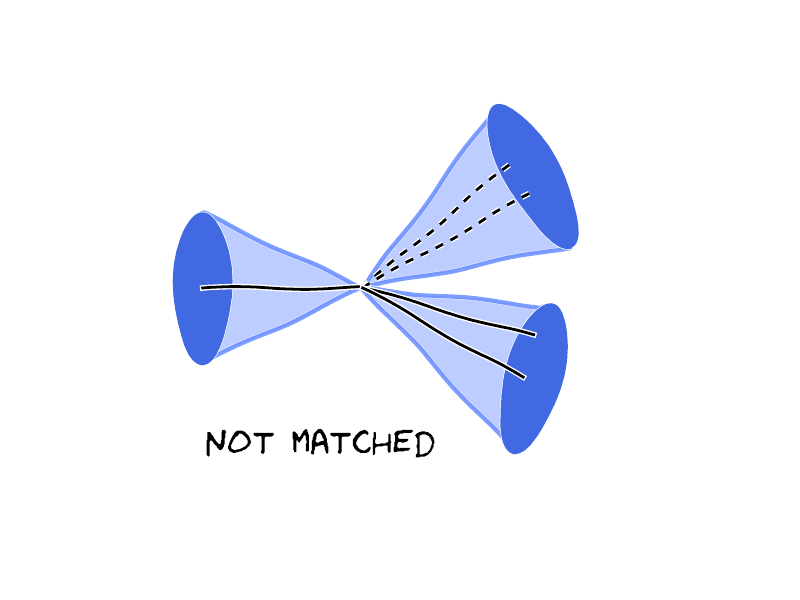

This chart was generated by the following Python code:
import matplotlib.pyplot as plt
import matplotlib.path as mpath
import matplotlib.patches as mpatches
import numpy as np
from matplotlib.patches import Ellipse, Polygon

with plt.xkcd():

    fig = plt.figure()
    ax = fig.add_axes((0.12, 0.12, 0.8, 0.8))
    ax.set_ylim([18, 82])
    ax.set_xlim([0, 60])
    plt.axis('off')

    # draw parton 1
    t = np.arange(10,26)
    in_W = np.array([50]*16)
    plt.plot(t,in_W,color='black',linestyle='-')
    pol3 = Polygon(xy=np.array([ [10,40], [10,60], [25,50] ]),closed=True,lw=3,fc=(65./225,105./225,1,0.2),edgecolor=(65./225,105./225,1,0.7))
    ax.add_patch(pol3)
    el3 = Ellipse(xy=(10,50),width=5,height=20,angle=0,lw=3,fc='royalblue',edgecolor='royalblue')
    ax.add_patch(el3)
    
    # draw shower partons
    tq11 = np.arange(25,40)
    tq12 = np.arange(25,42)
    out_q11 = np.array([50+1.2*(x-25) for x in tq11])
    out_q12 = np.array([50+0.8*(x-25) for x in tq12])
    plt.plot(tq11,out_q11,color='black',linestyle='--')
    plt.plot(tq12,out_q12,color='black',linestyle='--')
    pol1 = Polygon(xy=np.array([ [37.5,74], [44.5,55.5], [25,50] ]),closed=True,lw=3,fc=(65./225,105./225,1,0.2),edgecolor=(65./225,105./225,1,0.7))
    ax.add_patch(pol1)
    el1 = Ellipse(xy=(41,65),width=5,height=20,angle=20,lw=3,fc='royalblue',edgecolor='royalblue')
    ax.add_patch(el1)

    # draw partons 2- 3
    tq21 = np.arange(25,42)
    tq22 = np.arange(25,41)
    out_q21 = np.array([50-0.4*(x-25) for x in tq21])
    out_q22 = np.array([50-0.8*(x-25) for x in tq22])
    plt.plot(tq21,out_q21,color='black',linestyle='-')
    plt.plot(tq22,out_q22,color='black',linestyle='-')
    pol2 = Polygon(xy=np.array([ [39,28.5], [42,47.5], [25,50] ]),closed=True,lw=3,fc=(65./225,105./225,1,0.2),edgecolor=(65./225,105./225,1,0.7))
    ax.add_patch(pol2)
    el2 = Ellipse(xy=(41,38),width=5,height=20,angle=-10,lw=3,fc='royalblue',edgecolor='royalblue')
    ax.add_patch(el2)

    fig.text(0.4, 0.25,"not matched",ha='center',fontsize=25,color='black')


    plt.savefig("matching2.pdf")

# Somehow needed, otherwise it crashes..
# Haven't figured out why yet
plt.show()    

